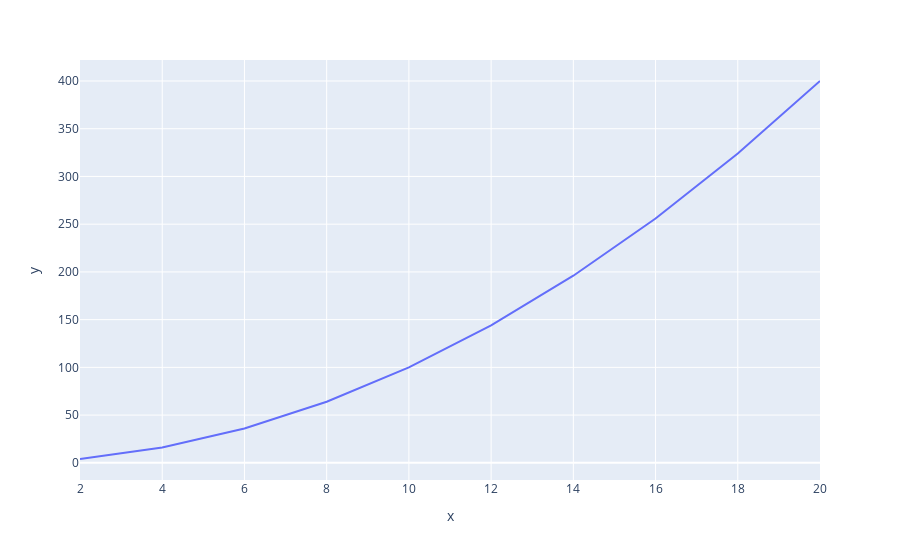

Notebook cell for this chart:
### Code cell
px.line(x=x, y=y)

### Figure 1 — Plotly figure (JSON) as saved in the notebook; plotly's stock layout.template omitted (floating-point values rounded to 4 significant figures)
{"data": [{"hovertemplate": "x=%{x}<br>y=%{y}<extra></extra>", "legendgroup": "", "line": {"color": "#636efa", "dash": "solid"}, "marker": {"symbol": "circle"}, "mode": "lines", "name": "", "orientation": "v", "showlegend": false, "type": "scatter", "x": [2, 4, 6, 8, 10, 12, 14, 16, 18, 20], "xaxis": "x", "y": [4, 16, 36, 64, 100, 144, 196, 256, 324, 400], "yaxis": "y"}], "layout": {"legend": {"tracegroupgap": 0}, "margin": {"t": 60}, "xaxis": {"anchor": "y", "domain": [0, 1], "title": {"text": "x"}}, "yaxis": {"anchor": "x", "domain": [0, 1], "title": {"text": "y"}}}}
